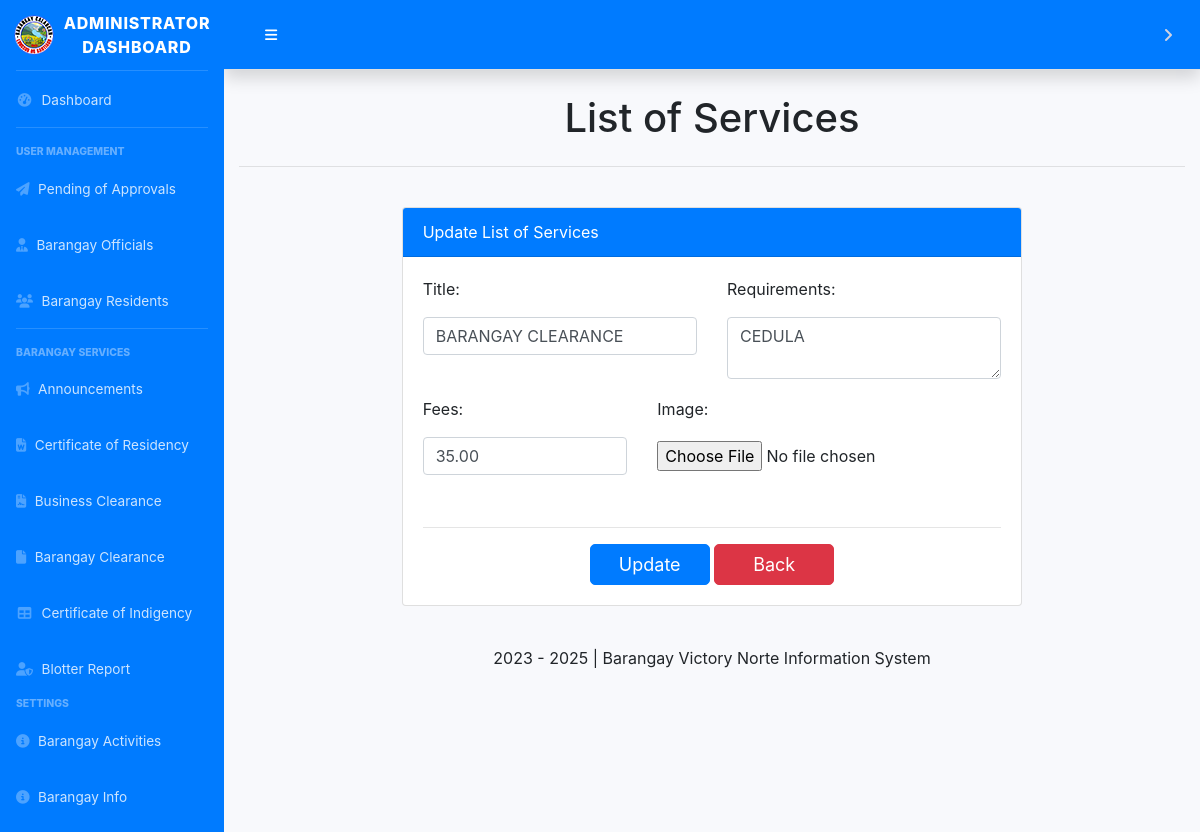
The page /update_services_form.php?id_services=1 on the database its author committed.
### tables this page shows
CREATE TABLE `tbl_services` (
  `id_services` int(11) NOT NULL,
  `title` varchar(50) NOT NULL,
  `description` text NOT NULL,
  `fees` decimal(10,2) NOT NULL,
  `requires` text NOT NULL,
  `status` varchar(20) NOT NULL,
  `image_service` text NOT NULL
);

### classes/services.class.php (called while the page is built, shortened)
<?php
class ServicesClass extends BMISClass {
    public function get_single_service($id_services) {
        $id_services = $_GET['id_services'];
        $connection = $this->openConn();
        $stmt = $connection->prepare("SELECT * FROM tbl_services where id_services = ?");
        $stmt->execute([$id_services]);
        $user = $stmt->fetch();
        $total = $stmt->rowCount();
        if($total > 0 )  {
            return $user;
        } else {
            return false;
        }
    }
}
?>

### update_services_form.php (the view, shortened to what this page needs)
<?php
    require('classes/services.class.php');
    $servicesbmis->delete_service();
    $id_services = $_GET['id_services'];
    $services = $servicesbmis->get_single_service($id_services);
?>
<?php
    include('dashboard_sidebar_start.php');
?>
<div class="container-fluid">
    <h1 class="mb-4 text-center">List of Services</h1>
    <hr>
    <br>
    <div class="row">
        <div class="col-md-2"> </div>
        <div class="col-md-8">
            <div class="card">
                <div class="card-header bg-primary text-white"> Update List of Services </div>
                <div class="card-body">
                <form method="post" enctype="multipart/form-data" onsubmit="return handleFormSubmit()">
                        <div class="row">
                            <div class="col">
                                <label class="form-group">Title:</label>
                                <input type="text" class="form-control" name="title" placeholder="Enter title" value="<?= $services['title'];?>">
                            </div>
                            <div class="col">
                                <label class="form-group">Requirements: </label>
                                <textarea type="text" class="form-control" name="requires"  placeholder="Enter Requirements"><?= $services['requires'];?></textarea>
                            </div>
                        </div>
                        <div class="row" style="margin-top: 1.1em;">
                            <div class="col">
                                <label class="form-group">Fees:</label>
                                <input type="text" class="form-control" name="fees" placeholder="Enter Value" value="<?= $services['fees'];?>">
                            </div>
                            <div class="col">
                                <div class="form-group">
                                    <label for="image" style="margin-bottom: 20px">Image:</label><br>
                                    <input type="file" name="image_service" id="image_service" accept="image/*">
                                </div>
                            </div>
                        </div>
                        <br>
                        <hr>
                        <center><button class="btn btn-primary" type="submit" name="update_service" style="width: 120px; font-size: 18px; border-radius:5px;">
                            Update
                        </button>
                        <a href="list_of_services.php" class="btn btn-danger" style="width: 120px; font-size: 18px; border-radius:5px;"> Back </a></center>
                    </form>
                </div>
            </div>
        </div>
        <div class="col-md-2"> </div>
    </div>
    <br>
</div>
        <footer id="footer" class="d-flex-column text-center">
            <div class="py-3 text-center">
                2023 -
                | Barangay Victory Norte Information System
            </div>
        </footer>
        <link href="https://cdnjs.cloudflare.com/ajax/libs/bootstrap-datepicker/1.9.0/css/bootstrap-datepicker.min.css" rel="stylesheet">
    <link href="bootstrap/css/bootstrap.css" rel="stylesheet" type="text/css">
</body>
</html>

### rows shown on the page
tbl_services: title "BARANGAY CLEARANCE", requires "CEDULA", fees "35.00"
